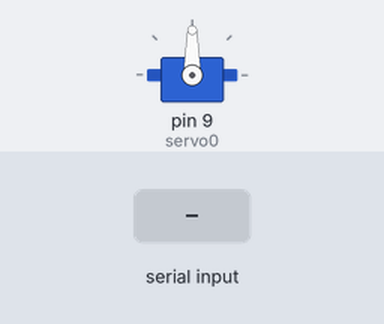
The sketch below on a simulated Arduino Uno, built with avr-gcc and run on an emulated ATmega328P. On the bench: servo. Inputs (shaded band) come from the test bench. What the sketch prints to the serial monitor is not drawn.

Above: at 1.2 s.
1.3 s: "s" received over Serial
At 3.2 s:
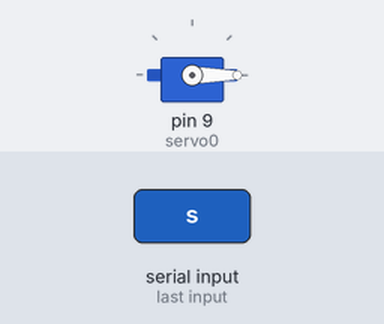
Timing chart, 0 to 4.7 s (numbered marks = the images above; inputs shaded):
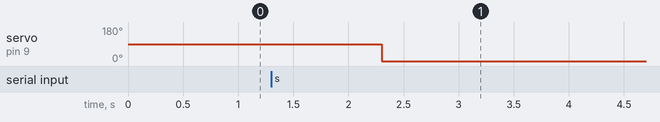

Measured:
- after the input at 1.3 s, servo on pin 9 (servo0): 90° → 0° after 1.0 s

The sketch:

camera_to_actuator.ino
```cpp
#include <Servo.h>
Servo servo0;
struct VideoFrame {
  uint16_t ballCoordinates[2]; // ball center coordinates in pixels
  uint16_t frameSize[2]; // width, height
};
VideoFrame cam0;

void setup()
{
  Serial.begin(57600);
  servo0.attach(9, 1000, 2000);
}

void loop()
{
  //Serial.println(sizeof(greenBall));
  static bool firstFrame = false;
  static uint16_t maxDistance = 0; // max distance to frame center in pixels
  static uint16_t distance = 0; // actual distance to frame center in pixels
  if (!firstFrame) {
    if (Serial.read() == 's') {
      firstFrame = true;
      Serial.readBytes((byte*)cam0.frameSize, 4);
      maxDistance = sqrt(pow(cam0.frameSize[0]/2, 2) + pow(cam0.frameSize[1]/2, 2));
    }
  }
  else {
    if (Serial.read() == 'h')
      Serial.readBytes((byte*)cam0.ballCoordinates, 4);
      distance = distance_to_frame_center();
      /* topu merkeze yakın başlatıp PWM sinyalini 1ms yapıyoruz ve
      böylece fırçasız motor ve ESC'yi aktif hale getiriyoruz*/
      if (distance < 100)
        servo0.write(0);
      else
        servo0.write(map(distance, 0, maxDistance, 0, 90)); // max PWM değeri 1.5ms olsun
      Serial.print(cam0.ballCoordinates[0]); Serial.print(' ');
      Serial.print(cam0.ballCoordinates[1]); Serial.print(' ');
      Serial.println(distance);
  }
}


uint16_t distance_to_frame_center()
{
  uint32_t d = 0; // distance square, i.e., distance^2
  for (int i = 0; i < 2; i++)
    d = d + pow(int(cam0.ballCoordinates[i])-int(cam0.frameSize[i]/2), 2);
  return sqrt(d);
}
```
